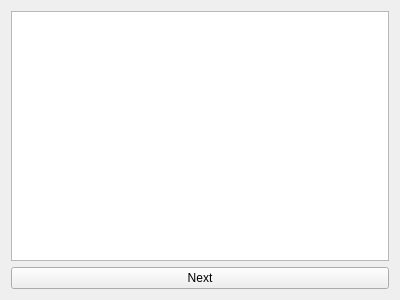
<?xml version="1.0" encoding="UTF-8"?>
<ui version="4.0">
 <class>QuotesBrowser</class>
 <widget class="QWidget" name="QuotesBrowser">
  <property name="geometry">
   <rect>
    <x>0</x>
    <y>0</y>
    <width>400</width>
    <height>300</height>
   </rect>
  </property>
  <property name="windowTitle">
   <string>QuotesBrowser</string>
  </property>
  <layout class="QHBoxLayout" name="horizontalLayout">
   <item>
    <layout class="QVBoxLayout" name="verticalLayout">
     <item>
      <widget class="QTextEdit" name="quotesView">
       <property name="readOnly">
        <bool>true</bool>
       </property>
      </widget>
     </item>
     <item>
      <widget class="QPushButton" name="nextButton">
       <property name="text">
        <string>Next</string>
       </property>
      </widget>
     </item>
    </layout>
   </item>
  </layout>
 </widget>
 <layoutdefault spacing="6" margin="11"/>
 <resources/>
 <connections/>
</ui>
